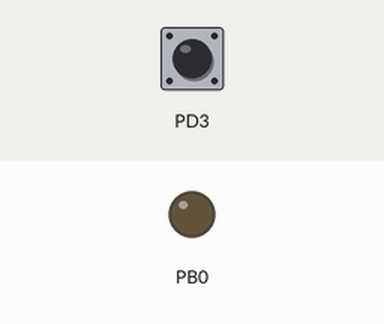
A program run on a simulated ATmega8, built with avr-gcc and emulated at 1 MHz. Shown: output pins drawn as LEDs (lit = HIGH). Dashed ring = blinking. The test bench sets the inputs (shaded band); at power-on: PD3 HIGH.

Above: at 1.2 s.
1.3 s: PD3 pulled LOW for 0.15 s
At 2.1 s:
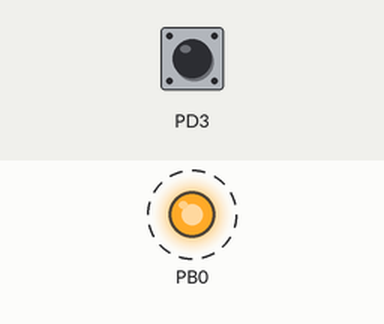
Timing chart, 0 to 10.4 s (numbered marks = the images above; inputs shaded):
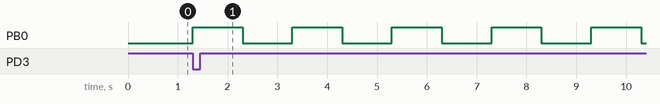

Measured:
- after the input at 1.3 s, PB0: alternates HIGH for 1.0 s and LOW for 1.0 s, starting at once

The program:

main.c
```c
#define F_CPU 1000000  // clock frequency

#include <avr/io.h>
#include <util/delay.h>
#include <avr/interrupt.h>

ISR (INT1_vect)
{
	int i;
	for (i=1;i<=10;i++) // for 10 times LED blink

	{
		PORTB=1;
		_delay_ms(1000);   // delay of 1 sec
		PORTB=0;
		_delay_ms(1000);

	}
}


int main(void)
{
	//Set the input/output pins appropriately
	//To enable interrupt and port interfacing
	//For LED to blink
	          //Set appropriate data direction for D
	DDRB=1;   //Make PB0 as output
	MCUCR=0;  //Set MCUCR to level triggered
	GICR=128;
	DDRD=8;    //Enable interrupt 1
	PORTD=8;
	DDRD=0;
	sei();       // global interrupt flag

	while (1) //wait
	{

	}
}
```
